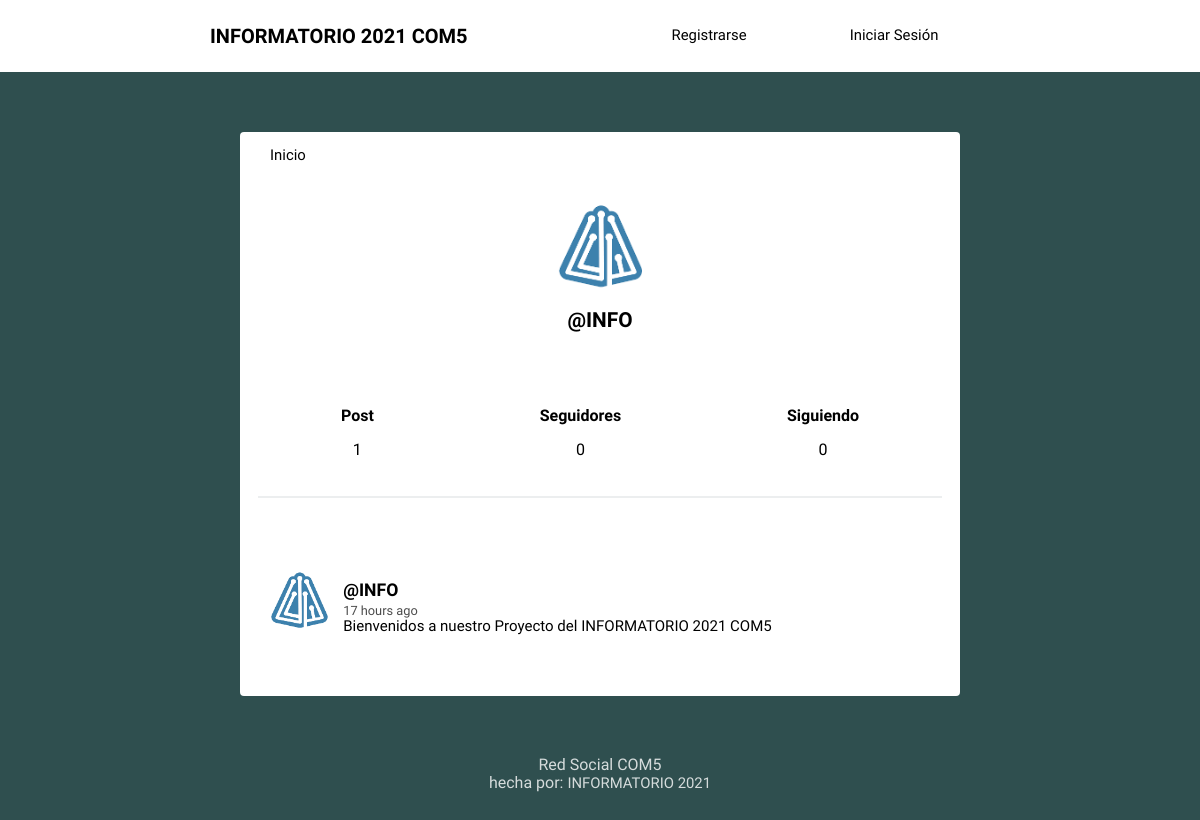
Screenshot of /perfil/INFO/ with the database file from the repository.
### social/models.py (models this page shows, shortened)
class Perfil(models.Model):
	user = models.OneToOneField(User, on_delete=models.CASCADE)
	image = models.ImageField(default='info.png')
	def siguiendo(self):
		user_ids = Relationship.objects.filter(from_user=self.user)\
								.values_list('to_user_id', flat=True)
		return User.objects.filter(id__in=user_ids)
	def seguidores(self):
		user_ids = Relationship.objects.filter(to_user=self.user)\
								.values_list('from_user_id', flat=True)
		return User.objects.filter(id__in=user_ids)

class Post(models.Model):
	user = models.ForeignKey(User, on_delete=models.CASCADE, related_name='posts')
	timestamp = models.DateTimeField(default=timezone.now)
	content = models.TextField()
	class Meta:
		ordering = ['-timestamp']

### social/views.py (the view)
# urls.py: path('perfil/', views.perfil, name='perfil'),
def perfil(request, username=None):
	current_user = request.user
	if username and username != current_user.username:
		user = User.objects.get(username=username)
		posts = user.posts.all()
	else:
		posts = current_user.posts.all()
		user = current_user
	return render(request, 'social/perfil.html', {'user':user, 'posts':posts})

### social/templates/social/perfil.html (shortened to what this page needs)
{% extends 'social/pag1.html' %}
{% block content %}
<div class="profile">
	<img src="{{ user.perfil.image.url }}">
	<h2>@{{ user.username }}</h2>
</div>
<div class="follow">
	<div>
		<h5>Post</h5>
		<p>{{ user.posts.count }}</p>
	</div>
	<div>
		<h5>Seguidores</h5>
		<p>{{ user.perfil.seguidores.count }}</p>
	</div>
	<div>
		<h5>Siguiendo</h5>
		<p>{{ user.perfil.siguiendo.count }}</p>
	</div>
</div>
{{ block.super }}
{% endblock %}

### social/templates/social/pag1.html (shortened to what this page needs)
{% extends 'social/layout.html' %}
{% load humanize %}
{% block content %}
{% for post in posts %}
<article>
    <div class="container-article">
        <img src="{{ post.user.perfil.image.url }}">
        <div>
            <h2 class="username"><a href="{% url 'perfil' post.user.username %}">@{{ post.user.username}}</a></h2>
            <time data-time="#">{{ post.timestamp|naturaltime }}</time>
            <div class="post">{{ post.content }}</div>
        </div>
    </div>
</article>
{% endfor %}
{% endblock %}

### social/static/style.css (style rules this page uses)
body { background: #2F4F4F; font-size: 62.5%; font-family: 'Varela Round', Helvetica, Arial, serif; }
h5 { font-size: 1rem; margin-bottom: 0; }
p { font-size: 1rem; }
img { object-fit: cover; }
a { font-size: .93rem; text-decoration: none; color: black; }
article { width: 93%; margin: auto; padding: 40px 0; border-bottom: 2px solid #ECEEEF; }
.username { margin-bottom: .2rem; }
.username a { font-size: 1.1rem; }
.container-article { display: flex; }
.container-article img { height: 68px; width: 68px; margin-right: 10px; border-radius: 50%; }
article:last-child { border-bottom: 0; }
time { font-size: .8rem; opacity: .7; }
.post { font-size: .94rem; }
.profile { display: flex; align-items: center; flex-direction: column; }
.profile img { height: 100px; width: 100px; margin-right: 10px; border-radius: 50%; margin: 20px; }
.profile h2 { margin-top: -10px; font-size: 1.3rem; }
.follow { display: flex; width: 95%; justify-content: space-around; margin: 30px auto; text-align: center; border-bottom: 2px solid #ECEEEF; padding-bottom: 20px; }

### rows the page displays
Post: user.perfil.image (picture), user.username "INFO", timestamp "17 hours ago", content "Bienvenidos a nuestro Proyecto del INFORMATORIO 2021 COM5"

### other values shown
{{ user.username }} "INFO"
{{ user.posts.count }} "1"
{{ user.perfil.seguidores.count }} "0"
{{ user.perfil.siguiendo.count }} "0"
